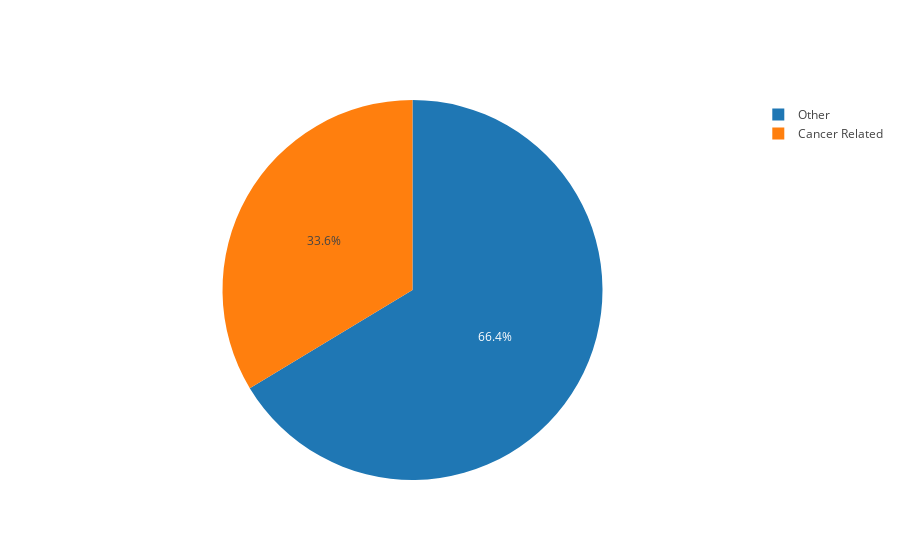

Notebook source saved alongside this figure:
### Code cell
labels = ['Cancer Related','Other']
values = [cancer_counts[1],cancer_counts[0]]
trace = go.Pie(labels=labels, values=values)
py.iplot([trace], filename='basic_pie_chart')

### Figure 1 — Plotly figure (JSON) as saved in the notebook; plotly's stock layout.template omitted (floating-point values rounded to 4 significant figures)
{"data": [{"labels": ["Cancer Related", "Other"], "type": "pie", "uid": "6164cbf4-9d74-11e8-ba7b-704d7b2ccef5", "values": [184, 363]}], "layout": {}}
